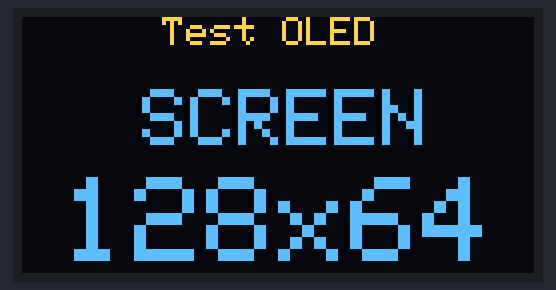
A sketch run on a simulated Arduino Uno, built with avr-gcc and run on an emulated ATmega328P. On the bench: 128×64 one-colour display. The OLED is the two-colour kind (top 16 rows yellow).

Above: at 0.3 s.

The sketch:

OLED_TEST.ino
```cpp
/*
  Autor: Edgar Cano
  Rev: 10/04/2024
*/
#include <Adafruit_GFX.h>
#include <Adafruit_SSD1306.h>
#include <Wire.h>

// 'link', 128x64px
const unsigned char PROGMEM myBitmap_link []  = {
  0xff, 0xff, 0xff, 0xff, 0xff, 0xff, 0xff, 0xff, 0xff, 0xff, 0xff, 0xff, 0xff, 0xff, 0xff, 0xff,
  0xff, 0xff, 0xff, 0xff, 0xff, 0xff, 0xff, 0xff, 0xff, 0xff, 0xff, 0xff, 0xff, 0xff, 0xff, 0xff,
  0xff, 0xff, 0xff, 0xff, 0xff, 0xff, 0x80, 0x01, 0xff, 0xff, 0xff, 0xff, 0xff, 0xff, 0xff, 0xff,
  0xff, 0xff, 0xff, 0xff, 0xff, 0xff, 0x80, 0x01, 0xff, 0xff, 0xff, 0xff, 0xff, 0xff, 0xff, 0xff,
  0xff, 0xff, 0xff, 0xff, 0xff, 0xf8, 0x00, 0x00, 0x1f, 0xff, 0xff, 0xff, 0xff, 0xff, 0xff, 0xff,
  0xff, 0xff, 0xff, 0xff, 0xff, 0xf8, 0x00, 0x00, 0x1f, 0xff, 0xff, 0xff, 0xff, 0xff, 0xff, 0xff,
  0xff, 0xff, 0xff, 0xff, 0xff, 0xc0, 0x00, 0x00, 0x07, 0xff, 0xff, 0xff, 0xff, 0xff, 0xff, 0xff,
  0xff, 0xff, 0xff, 0xff, 0xff, 0xc0, 0x00, 0x00, 0x07, 0xff, 0xff, 0xff, 0xff, 0xff, 0xff, 0xff,
  0xff, 0xff, 0xff, 0xff, 0xff, 0x00, 0x00, 0x00, 0x01, 0xff, 0xff, 0xff, 0xff, 0xff, 0xff, 0xff,
  0xff, 0xff, 0xff, 0xff, 0xff, 0x00, 0x00, 0x00, 0x01, 0xff, 0xff, 0xff, 0xff, 0xff, 0xff, 0xff,
  0xff, 0xff, 0xff, 0xff, 0xfc, 0xff, 0xff, 0xe0, 0x00, 0x7f, 0xff, 0xff, 0xff, 0xff, 0xff, 0xff,
  0xff, 0xff, 0xff, 0xff, 0xff, 0xff, 0xff, 0xe0, 0x00, 0x7f, 0xff, 0xff, 0xff, 0xff, 0xff, 0xff,
  0xff, 0xff, 0xff, 0xff, 0xf3, 0xff, 0xff, 0xf8, 0x00, 0x7f, 0xff, 0xff, 0xff, 0xff, 0xff, 0xff,
  0xff, 0xff, 0xff, 0xff, 0xf3, 0xff, 0xff, 0xf8, 0x00, 0x7f, 0xff, 0xff, 0xff, 0xff, 0xff, 0xff,
  0xff, 0xff, 0xff, 0xff, 0xcf, 0xff, 0xff, 0xfe, 0x00, 0x1f, 0xff, 0xff, 0xff, 0xff, 0xff, 0xff,
  0xff, 0xff, 0xff, 0xff, 0xff, 0xfd, 0xff, 0x87, 0x00, 0x1f, 0xff, 0xff, 0x01, 0xff, 0xff, 0xff,
  0xff, 0xff, 0xff, 0xff, 0x3f, 0xfc, 0xff, 0x87, 0x80, 0x1f, 0xff, 0xff, 0x00, 0xff, 0xff, 0xff,
  0xff, 0xff, 0xff, 0xff, 0xff, 0x0f, 0xe0, 0x79, 0x80, 0x1f, 0xff, 0xfc, 0x08, 0xff, 0xff, 0xff,
  0xff, 0xff, 0xff, 0xff, 0xc0, 0x07, 0xe0, 0x79, 0x80, 0x1f, 0xff, 0xfc, 0x3c, 0xff, 0xff, 0xff,
  0xff, 0xff, 0xff, 0xff, 0xff, 0x33, 0x81, 0xf9, 0x80, 0x1f, 0xff, 0xf0, 0xcc, 0xff, 0xff, 0xff,
  0xff, 0xff, 0xff, 0xff, 0xff, 0x33, 0x81, 0xf9, 0x80, 0x1f, 0xff, 0xf0, 0xcc, 0xff, 0xff, 0xff,
  0xff, 0xff, 0xff, 0xff, 0xff, 0x00, 0x00, 0x79, 0x80, 0x1f, 0xff, 0xc3, 0x23, 0xff, 0xff, 0xff,
  0xff, 0xff, 0xff, 0xff, 0xff, 0x00, 0x00, 0x79, 0x80, 0x1f, 0xff, 0xc3, 0x33, 0xff, 0xff, 0xff,
  0xff, 0xff, 0xff, 0xfc, 0x00, 0x02, 0x21, 0x99, 0x98, 0x1f, 0xff, 0x0f, 0xcf, 0xff, 0xff, 0xff,
  0xff, 0xff, 0xff, 0xfc, 0x00, 0x03, 0x61, 0x99, 0x98, 0x1f, 0xff, 0x0f, 0xcf, 0xff, 0xff, 0xff,
  0xff, 0xff, 0xff, 0xfc, 0xff, 0x7f, 0xe1, 0xf8, 0x60, 0x10, 0xfc, 0x33, 0x3f, 0xff, 0xff, 0xff,
  0xff, 0xff, 0xff, 0xfc, 0xff, 0x7f, 0xe1, 0xf8, 0x60, 0x10, 0xfc, 0x33, 0x3f, 0xff, 0xff, 0xff,
  0xff, 0xff, 0xff, 0xfc, 0xc0, 0x37, 0xff, 0xf9, 0x80, 0x60, 0x30, 0xcc, 0xff, 0xff, 0xff, 0xff,
  0xff, 0xff, 0xff, 0xfc, 0xc0, 0x37, 0xff, 0xf9, 0x80, 0x60, 0x30, 0xcc, 0xff, 0xff, 0xff, 0xff,
  0xff, 0xff, 0xff, 0xfc, 0xc0, 0x0f, 0xff, 0xf8, 0x60, 0x61, 0x03, 0x33, 0xff, 0xff, 0xff, 0xff,
  0xff, 0xff, 0xff, 0xfc, 0xc0, 0x0f, 0xff, 0xf8, 0x60, 0x61, 0x03, 0x33, 0xff, 0xff, 0xff, 0xff,
  0xff, 0xff, 0xff, 0xfc, 0xc0, 0x03, 0xff, 0xe0, 0x00, 0x01, 0x03, 0xcf, 0xff, 0xff, 0xff, 0xff,
  0xff, 0xff, 0xff, 0xfc, 0xc0, 0x03, 0xff, 0xe0, 0x00, 0x01, 0x03, 0xcf, 0xff, 0xff, 0xff, 0xff,
  0xff, 0xff, 0xff, 0xfc, 0xc0, 0x08, 0x00, 0x00, 0x00, 0x00, 0x00, 0x3f, 0xff, 0xff, 0xff, 0xff,
  0xff, 0xff, 0xff, 0xfc, 0xc0, 0x08, 0x00, 0x00, 0x00, 0x00, 0x00, 0x3f, 0xff, 0xff, 0xff, 0xff,
  0xff, 0xff, 0xff, 0xfc, 0xc3, 0x88, 0x00, 0x00, 0x00, 0x00, 0x70, 0x0f, 0xff, 0xff, 0xff, 0xff,
  0xff, 0xff, 0xff, 0xfc, 0xc3, 0xcc, 0x00, 0x00, 0x00, 0x00, 0x30, 0x0f, 0xff, 0xff, 0xff, 0xff,
  0xff, 0xff, 0xff, 0xfc, 0xc3, 0xcf, 0x00, 0x00, 0x00, 0x00, 0x00, 0x03, 0xff, 0xff, 0xff, 0xff,
  0xff, 0xff, 0xff, 0xfc, 0xc3, 0xcf, 0x00, 0x00, 0x00, 0x00, 0x00, 0x03, 0xff, 0xff, 0xff, 0xff,
  0xff, 0xff, 0xff, 0xfc, 0xcf, 0xdf, 0x00, 0x00, 0x07, 0x80, 0x00, 0xf3, 0xff, 0xff, 0xff, 0xff,
  0xff, 0xff, 0xff, 0xfc, 0xcf, 0xcf, 0x00, 0x00, 0x07, 0x80, 0x00, 0x03, 0xff, 0xff, 0xff, 0xff,
  0xff, 0xff, 0xff, 0xfc, 0xcf, 0xcf, 0x00, 0x00, 0x1f, 0x80, 0xf0, 0x03, 0xff, 0xff, 0xff, 0xff,
  0xff, 0xff, 0xff, 0xfc, 0xc3, 0xcf, 0x00, 0x77, 0x9f, 0x00, 0x00, 0x03, 0xff, 0xff, 0xff, 0xff,
  0xff, 0xff, 0xff, 0xfc, 0xf3, 0xff, 0x07, 0xff, 0xe6, 0x00, 0x0f, 0xff, 0xff, 0xff, 0xff, 0xff,
  0xff, 0xff, 0xff, 0xff, 0x30, 0x00, 0x21, 0xf8, 0x06, 0x41, 0xff, 0xff, 0xff, 0xff, 0xff, 0xff,
  0xff, 0xff, 0xff, 0xff, 0x30, 0x00, 0x61, 0xf8, 0x06, 0x61, 0xff, 0xff, 0xff, 0xff, 0xff, 0xff,
  0xff, 0xff, 0xff, 0xff, 0x30, 0x00, 0x01, 0x98, 0x07, 0x87, 0xff, 0xff, 0xff, 0xff, 0xff, 0xff,
  0xff, 0xff, 0xff, 0xff, 0x30, 0x00, 0x00, 0x00, 0x07, 0x87, 0xff, 0xff, 0xff, 0xff, 0xff, 0xff,
  0xff, 0xff, 0xff, 0xff, 0xcc, 0x00, 0x80, 0x00, 0x01, 0xff, 0xff, 0xff, 0xff, 0xff, 0xff, 0xff,
  0xff, 0xff, 0xff, 0xff, 0xcc, 0x00, 0x80, 0x00, 0x01, 0xff, 0xff, 0xff, 0xff, 0xff, 0xff, 0xff,
  0xff, 0xff, 0xff, 0xff, 0xf3, 0x02, 0x00, 0x00, 0x00, 0x7f, 0xff, 0xff, 0xff, 0xff, 0xff, 0xff,
  0xff, 0xff, 0xff, 0xff, 0xf3, 0x02, 0x00, 0x00, 0x00, 0x7f, 0xff, 0xff, 0xff, 0xff, 0xff, 0xff,
  0xff, 0xff, 0xff, 0xff, 0xfc, 0xf8, 0x0e, 0x7e, 0x04, 0x7f, 0xff, 0xff, 0xff, 0xff, 0xff, 0xff,
  0xff, 0xff, 0xff, 0xff, 0xfc, 0xf8, 0x1e, 0x7e, 0x06, 0x7f, 0xff, 0xff, 0xff, 0xff, 0xff, 0xff,
  0xff, 0xff, 0xff, 0xff, 0xff, 0x33, 0x99, 0xff, 0x87, 0x9f, 0xff, 0xff, 0xff, 0xff, 0xff, 0xff,
  0xff, 0xff, 0xff, 0xff, 0xff, 0x33, 0x99, 0xff, 0x87, 0x9f, 0xff, 0xff, 0xff, 0xff, 0xff, 0xff,
  0xff, 0xff, 0xff, 0xff, 0xff, 0xcf, 0x07, 0xff, 0x81, 0x9f, 0xff, 0xff, 0xff, 0xff, 0xff, 0xff,
  0xff, 0xff, 0xff, 0xff, 0xff, 0xcf, 0x07, 0xff, 0x81, 0x9f, 0xff, 0xff, 0xff, 0xff, 0xff, 0xff,
  0xff, 0xff, 0xff, 0xff, 0xff, 0x00, 0x1f, 0xff, 0x80, 0x07, 0xff, 0xff, 0xff, 0xff, 0xff, 0xff,
  0xff, 0xff, 0xff, 0xff, 0xff, 0x00, 0x1f, 0xff, 0x80, 0x07, 0xff, 0xff, 0xff, 0xff, 0xff, 0xff,
  0xff, 0xff, 0xff, 0xff, 0xff, 0x00, 0x7f, 0xff, 0xe0, 0x07, 0xff, 0xff, 0xff, 0xff, 0xff, 0xff,
  0xff, 0xff, 0xff, 0xff, 0xff, 0x00, 0x7f, 0xff, 0xe0, 0x07, 0xff, 0xff, 0xff, 0xff, 0xff, 0xff,
  0xff, 0xff, 0xff, 0xff, 0xff, 0xff, 0xff, 0xff, 0xff, 0xff, 0xff, 0xff, 0xff, 0xff, 0xff, 0xff,
  0xff, 0xff, 0xff, 0xff, 0xff, 0xff, 0xff, 0xff, 0xff, 0xff, 0xff, 0xff, 0xff, 0xff, 0xff, 0xff
};


#define SCREEN_WIDTH  128
#define SCREEN_HEIGHT  64
//#define OLED_RESET      4
#define OLED_RESET LED_BUILTIN

Adafruit_SSD1306 oled(128, 64);  // declara la resolucion del display

void setup() {

  delay(100);  // se da una espera de 100ms para que el display inicie correctamente
  oled.begin(SSD1306_SWITCHCAPVCC, 0x3C);  // inicia la comunicacion I2C con el display que tiene la direccion 0x3C
  oled.setRotation(0);  // se escoje la orientacion del display puede ser 0, 1, 2 o 3
  oled.setTextColor(WHITE);  // se le dice a la pantalla que el texto que se va a desplegar es en color blanco
  oled.clearDisplay();
  oled.drawBitmap(0,0,myBitmap_link,128,64,1);
  oled.display();
}
void loop() {
  oled.clearDisplay();
  oled.setTextColor(WHITE);
  oled.setTextSize(1);
  oled.setCursor(35,0);          //(width=128, high=64)
  oled.println("Test OLED");
  oled.setTextSize(2);
  oled.setCursor(30,18);        //(width=128, high=64)
  oled.println("SCREEN");
  oled.setTextSize(3);
  oled.setCursor(10,40);        //(width=128, high=64)
  oled.println("128x64");
  oled.display();
}
```
